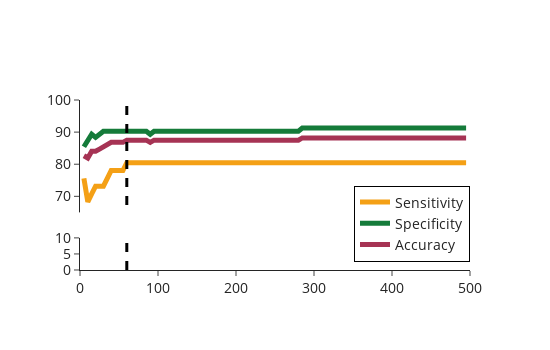

Source (notebook cell):
### Code cell
df_results_feature.sort_values(by='Features',ascending=True, inplace=True)

fig = make_subplots(rows=2, cols=1, vertical_spacing = 0.15, row_heights=[3.5,1])
cut_interval = [10, 65]

# Plot trend
fig.add_trace(go.Scatter(x=df_results_feature['Features'], y=df_results_feature['Sensitivity']*100,name='Sensitivity',
                        line={'color':'#F4A016','width':5},marker={'size':10}), row=1, col=1)
fig.add_trace(go.Scatter(x=df_results_feature['Features'], y=df_results_feature['Specificity']*100,name='Specificity',
                        line={'color':'#157B3A','width':5},marker={'size':10}), row=1, col=1)
fig.add_trace(go.Scatter(x=df_results_feature['Features'], y=df_results_feature['Accuracy']*100,name='Accuracy',
                        line={'color':'#A63354','width':5},marker={'size':10}), row=1, col=1)
fig.add_trace(go.Scatter(x=[60,60], y=[0,100], mode='lines',
                         line={'dash':'dash','color':'black','width':3},showlegend=False), row=1, col=1)
fig.add_trace(go.Scatter(x=[60,60], y=[0,100], mode='lines',
                         line={'dash':'dash','color':'black','width':3},showlegend=False), row=2, col=1)
# Some aesthetical adjustments to layout
fig.update_yaxes(range=[cut_interval[1], 100], row=1, col=1)
fig.update_xaxes(range=[0,500],visible=False, row=1, col=1)
fig.update_yaxes(range=[0, cut_interval[0]], row=2, col=1)
fig.update_xaxes(range=[0,500],row=2, col=1)

fig.update_layout(autosize=False,width=550,height=350,font=dict(size=14), template='simple_white',
                 legend=dict(yanchor="bottom", y=0.05,xanchor="right",x=1, bordercolor="Black",borderwidth=1))
fig.show()
fig.write_image(os.path.join(Path,'N feature optimization.png'),scale=3)
plt.close()

### Figure 1 — Plotly figure (JSON) as saved in the notebook; plotly's stock layout.template omitted (floating-point values rounded to 4 significant figures)
{"data": [{"line": {"color": "#F4A016", "width": 5}, "marker": {"size": 10}, "name": "Sensitivity", "type": "scatter", "x": [5, 10, 15, 20, 25, 30, 35, 40, 45, 50, 55, 60, 65, 70, 75, 80, 85, 90, 95, 100, 105, 110, 115, 120, 125, 130, 135, 140, 145, 150, 155, 160, 165, 170, 175, 180, 185, 190, 195, 200, 205, 210, 215, 220, 225, 230, 235, 240, 245, 250, 255, 260, 265, 270, 275, 280, 285, 290, 295, 300, 305, 310, 315, 320, 325, 330, 335, 340, 345, 350, 355, 360, 365, 370, 375, 380, 385, 390, 395, 400, 405, 410, 415, 420, 425, 430, 435, 440, 445, 450, 455, 460, 465, 470, 475, 480, 485, 490, 495], "xaxis": "x", "y": [75.61, 68.29, 70.73, 73.17, 73.17, 73.17, 75.61, 78.05, 78.05, 78.05, 78.05, 80.49, 80.49, 80.49, 80.49, 80.49, 80.49, 80.49, 80.49, 80.49, 80.49, 80.49, 80.49, 80.49, 80.49, 80.49, 80.49, 80.49, 80.49, 80.49, 80.49, 80.49, 80.49, 80.49, 80.49, 80.49, 80.49, 80.49, 80.49, 80.49, 80.49, 80.49, 80.49, 80.49, 80.49, 80.49, 80.49, 80.49, 80.49, 80.49, 80.49, 80.49, 80.49, 80.49, 80.49, 80.49, 80.49, 80.49, 80.49, 80.49, 80.49, 80.49, 80.49, 80.49, 80.49, 80.49, 80.49, 80.49, 80.49, 80.49, 80.49, 80.49, 80.49, 80.49, 80.49, 80.49, 80.49, 80.49, 80.49, 80.49, 80.49, 80.49, 80.49, 80.49, 80.49, 80.49, 80.49, 80.49, 80.49, 80.49, 80.49, 80.49, 80.49, 80.49, 80.49, 80.49, 80.49, 80.49, 80.49], "yaxis": "y"}, {"line": {"color": "#157B3A", "width": 5}, "marker": {"size": 10}, "name": "Specificity", "type": "scatter", "x": [5, 10, 15, 20, 25, 30, 35, 40, 45, 50, 55, 60, 65, 70, 75, 80, 85, 90, 95, 100, 105, 110, 115, 120, 125, 130, 135, 140, 145, 150, 155, 160, 165, 170, 175, 180, 185, 190, 195, 200, 205, 210, 215, 220, 225, 230, 235, 240, 245, 250, 255, 260, 265, 270, 275, 280, 285, 290, 295, 300, 305, 310, 315, 320, 325, 330, 335, 340, 345, 350, 355, 360, 365, 370, 375, 380, 385, 390, 395, 400, 405, 410, 415, 420, 425, 430, 435, 440, 445, 450, 455, 460, 465, 470, 475, 480, 485, 490, 495], "xaxis": "x", "y": [85.44, 87.38, 89.32, 88.35, 89.32, 90.29, 90.29, 90.29, 90.29, 90.29, 90.29, 90.29, 90.29, 90.29, 90.29, 90.29, 90.29, 89.32, 90.29, 90.29, 90.29, 90.29, 90.29, 90.29, 90.29, 90.29, 90.29, 90.29, 90.29, 90.29, 90.29, 90.29, 90.29, 90.29, 90.29, 90.29, 90.29, 90.29, 90.29, 90.29, 90.29, 90.29, 90.29, 90.29, 90.29, 90.29, 90.29, 90.29, 90.29, 90.29, 90.29, 90.29, 90.29, 90.29, 90.29, 90.29, 91.26, 91.26, 91.26, 91.26, 91.26, 91.26, 91.26, 91.26, 91.26, 91.26, 91.26, 91.26, 91.26, 91.26, 91.26, 91.26, 91.26, 91.26, 91.26, 91.26, 91.26, 91.26, 91.26, 91.26, 91.26, 91.26, 91.26, 91.26, 91.26, 91.26, 91.26, 91.26, 91.26, 91.26, 91.26, 91.26, 91.26, 91.26, 91.26, 91.26, 91.26, 91.26, 91.26], "yaxis": "y"}, {"line": {"color": "#A63354", "width": 5}, "marker": {"size": 10}, "name": "Accuracy", "type": "scatter", "x": [5, 10, 15, 20, 25, 30, 35, 40, 45, 50, 55, 60, 65, 70, 75, 80, 85, 90, 95, 100, 105, 110, 115, 120, 125, 130, 135, 140, 145, 150, 155, 160, 165, 170, 175, 180, 185, 190, 195, 200, 205, 210, 215, 220, 225, 230, 235, 240, 245, 250, 255, 260, 265, 270, 275, 280, 285, 290, 295, 300, 305, 310, 315, 320, 325, 330, 335, 340, 345, 350, 355, 360, 365, 370, 375, 380, 385, 390, 395, 400, 405, 410, 415, 420, 425, 430, 435, 440, 445, 450, 455, 460, 465, 470, 475, 480, 485, 490, 495], "xaxis": "x", "y": [82.64, 81.94, 84.03, 84.03, 84.72, 85.42, 86.11, 86.81, 86.81, 86.81, 86.81, 87.5, 87.5, 87.5, 87.5, 87.5, 87.5, 86.81, 87.5, 87.5, 87.5, 87.5, 87.5, 87.5, 87.5, 87.5, 87.5, 87.5, 87.5, 87.5, 87.5, 87.5, 87.5, 87.5, 87.5, 87.5, 87.5, 87.5, 87.5, 87.5, 87.5, 87.5, 87.5, 87.5, 87.5, 87.5, 87.5, 87.5, 87.5, 87.5, 87.5, 87.5, 87.5, 87.5, 87.5, 87.5, 88.19, 88.19, 88.19, 88.19, 88.19, 88.19, 88.19, 88.19, 88.19, 88.19, 88.19, 88.19, 88.19, 88.19, 88.19, 88.19, 88.19, 88.19, 88.19, 88.19, 88.19, 88.19, 88.19, 88.19, 88.19, 88.19, 88.19, 88.19, 88.19, 88.19, 88.19, 88.19, 88.19, 88.19, 88.19, 88.19, 88.19, 88.19, 88.19, 88.19, 88.19, 88.19, 88.19], "yaxis": "y"}, {"line": {"color": "black", "dash": "dash", "width": 3}, "mode": "lines", "showlegend": false, "type": "scatter", "x": [60, 60], "xaxis": "x", "y": [0, 100], "yaxis": "y"}, {"line": {"color": "black", "dash": "dash", "width": 3}, "mode": "lines", "showlegend": false, "type": "scatter", "x": [60, 60], "xaxis": "x2", "y": [0, 100], "yaxis": "y2"}], "layout": {"autosize": false, "font": {"size": 14}, "height": 350, "legend": {"bordercolor": "Black", "borderwidth": 1, "x": 1, "xanchor": "right", "y": 0.05, "yanchor": "bottom"}, "width": 550, "xaxis": {"anchor": "y", "domain": [0, 1], "range": [0, 500], "visible": false}, "xaxis2": {"anchor": "y2", "domain": [0, 1], "range": [0, 500]}, "yaxis": {"anchor": "x", "domain": [0.3389, 1], "range": [65, 100]}, "yaxis2": {"anchor": "x2", "domain": [0, 0.1889], "range": [0, 10]}}}
